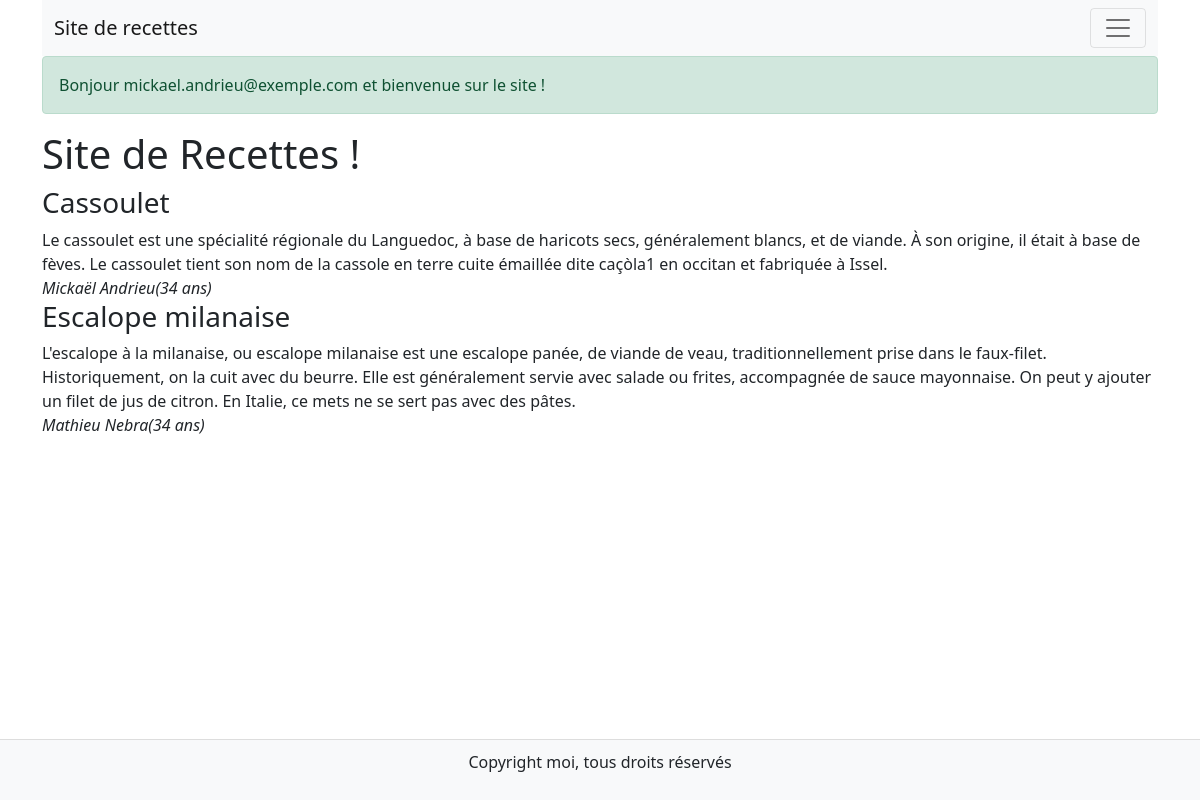
The page / (signed in) on the database its author committed.
### tables this page shows
CREATE TABLE `recipes` ( `recipe_id` INT NOT NULL AUTO_INCREMENT , `title` VARCHAR(128) NOT NULL , `recipe` TEXT NOT NULL , `author` VARCHAR(512) NOT NULL , `is_enabled` BOOLEAN NOT NULL , PRIMARY KEY (`recipe_id`));

### variables.php (called while the page is built)
<?php
$users = [
    [
        'full_name' => 'Mickaël Andrieu',
        'email' => 'mickael.andrieu@exemple.com',
        'age' => 34,
        'password' => '1234',
    ],
    [
        'full_name' => 'Mathieu Nebra',
        'email' => 'mathieu.nebra@exemple.com',
        'age' => 34,
        'password' => '4321',
    ],
    [
        'full_name' => 'Laurène Castor',
        'email' => 'laurene.castor@exemple.com',
        'age' => 28,
        'password' => '2460',
    ],
];
?>

### functions.php (called while the page is built, shortened)
<?php
function displayAuthor(string $authorEmail, array $users) : string
{
    for ($i = 0; $i < count($users); $i++) {
        $author = $users[$i];
        if ($authorEmail === $author['email']) {
            return $author['full_name'] . '(' . $author['age'] . ' ans)';
        }
    }
    return 'Auteur inconnu';
}
?>

### index.php (the view, shortened to what this page needs)
<!DOCTYPE html>
<html>
<head>
    <link
        href="https://cdn.jsdelivr.net/npm/bootstrap@5.0.2/dist/css/bootstrap.min.css"
        rel="stylesheet">
</head>
<body class="d-flex flex-column min-vh-100">
    <div class="container flex-grow-1">
        <?php include_once('header.php'); ?>
        <?php
        include_once('variables.php');
        include_once('functions.php');
        include_once('mysql.php');
        ?>
        <?php include_once('login.php'); ?>
        <h1>Site de Recettes !</h1>
        <?php if (isset($_SESSION['LOGGED_USER'])): ?>
            <?php
            $sqlQuery = 'SELECT * FROM recipes WHERE is_enabled = :is_enabled';
            $recipesStatement = $db->prepare($sqlQuery);
            $recipesStatement->execute([
                'is_enabled' => 1
            ]);
            $recipes = $recipesStatement->fetchAll();
            ?>
            <?php foreach ($recipes as $recipe) : ?>
                <article>
                    <h3>
                        <?php echo $recipe['title']; ?>
                    </h3>
                    <div>
                        <?php echo $recipe['recipe']; ?>
                    </div>
                    <i>
                        <?php echo displayAuthor($recipe['author'], $users); ?>
                    </i>
                </article>
            <?php endforeach; ?>
        <?php endif; ?>
    </div>
    <?php include_once('footer.php'); ?>
</body>
</html>

### header.php (shortened to what this page needs)
<nav class="navbar navbar-light bg-light">
  <div class="container-fluid">
    <a class="navbar-brand" href="index.php">Site de recettes</a>
    <button class="navbar-toggler" type="button" data-bs-toggle="collapse" data-bs-target="#navbarNav" aria-controls="navbarNav" aria-expanded="false" aria-label="Toggle navigation">
      <span class="navbar-toggler-icon"></span>
    </button>
  </div>
</nav>

### login.php (shortened to what this page needs)
<?php if (!isset($_SESSION['LOGGED_USER'])) : ?>
    <form action="index.php" method="POST">
        <?php if (isset($errorMessage)) : ?>
            <div class="alert alert-danger" role="alert">
                <?php echo $errorMessage; ?>
            </div>
        <?php endif; ?>
        <div class="mb-3">
            <label for="email" class="form-label">Email</label>
            <input type="email" class="form-control" id="email" name="email"
                aria-describedby="email-help" placeholder="you@exemple.com">
            <div id="email-help" class="form-text">
                L'email utilisé lors de la création de compte.
            </div>
        </div>
        <div class="mb-3">
            <label for="password" class="form-label">Mot de passe</label>
            <input type="password" class="form-control" id="password" name="password">
        </div>
        <button type="submit" class="btn btn-primary">Envoyer</button>
    </form>
<?php else: ?>
    <div class="alert alert-success" role="alert">
        Bonjour <?php echo $_SESSION['LOGGED_USER']; ?> et bienvenue sur le site !
    </div>
<?php endif; ?>

### footer.php
<footer style="background-color: #f8f9fa; padding: 10px; border-top: 1px solid #ddd; text-align: center;">
    <p>Copyright moi, tous droits réservés</p>
</footer>

### rows shown on the page
recipes: title "Cassoulet", recipe "Le cassoulet est une spécialité régionale du Languedoc, à base de haricots secs, généralement blancs, et de viande. À son origine, il était à base de fèves. Le cassoulet tient son nom de la cassole en terre cuite émaillée dite caçòla1 en occitan et fabriquée à Issel.", author "Mickaël Andrieu(34 ans)"
recipes: title "Escalope milanaise", recipe "L'escalope à la milanaise, ou escalope milanaise est une escalope panée, de viande de veau, traditionnellement prise dans le faux-filet. Historiquement, on la cuit avec du beurre. Elle est généralement servie avec salade ou frites, accompagnée de sauce mayonnaise. On peut y ajouter un filet de jus de citron. En Italie, ce mets ne se sert pas avec des pâtes.", author "Mathieu Nebra(34 ans)"

### other values the page prints
$_SESSION['LOGGED_USER'] "mickael.andrieu@exemple.com"
